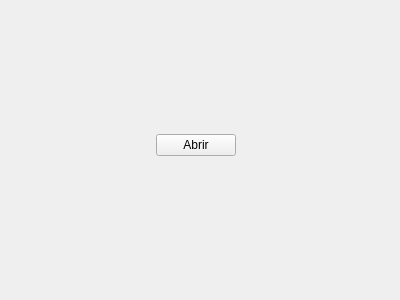
<?xml version="1.0" encoding="UTF-8"?>
<ui version="4.0">
 <class>MainWindow</class>
 <widget class="QMainWindow" name="MainWindow">
  <property name="geometry">
   <rect>
    <x>0</x>
    <y>0</y>
    <width>400</width>
    <height>300</height>
   </rect>
  </property>
  <property name="windowTitle">
   <string>MainWindow</string>
  </property>
  <widget class="QWidget" name="centralWidget">
   <widget class="QWidget" name="gridLayoutWidget">
    <property name="geometry">
     <rect>
      <x>0</x>
      <y>10</y>
      <width>391</width>
      <height>271</height>
     </rect>
    </property>
    <layout class="QGridLayout" name="gridLayout">
     <item row="0" column="2">
      <spacer name="horizontalSpacer">
       <property name="orientation">
        <enum>Qt::Horizontal</enum>
       </property>
       <property name="sizeHint" stdset="0">
        <size>
         <width>40</width>
         <height>20</height>
        </size>
       </property>
      </spacer>
     </item>
     <item row="0" column="0">
      <spacer name="horizontalSpacer_2">
       <property name="orientation">
        <enum>Qt::Horizontal</enum>
       </property>
       <property name="sizeHint" stdset="0">
        <size>
         <width>40</width>
         <height>20</height>
        </size>
       </property>
      </spacer>
     </item>
     <item row="0" column="1">
      <widget class="QPushButton" name="pushButton">
       <property name="text">
        <string>Abrir</string>
       </property>
      </widget>
     </item>
    </layout>
   </widget>
  </widget>
 </widget>
 <layoutdefault spacing="6" margin="11"/>
 <resources/>
 <connections/>
</ui>
